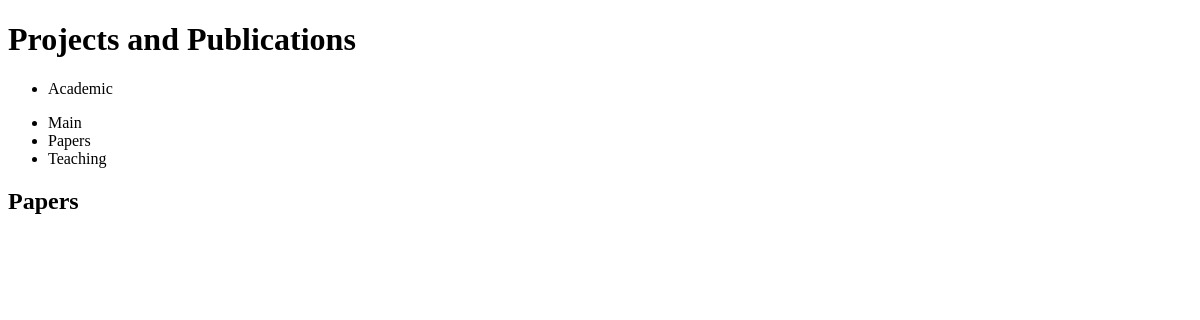
The page /papers/ on the database as committed earlier.
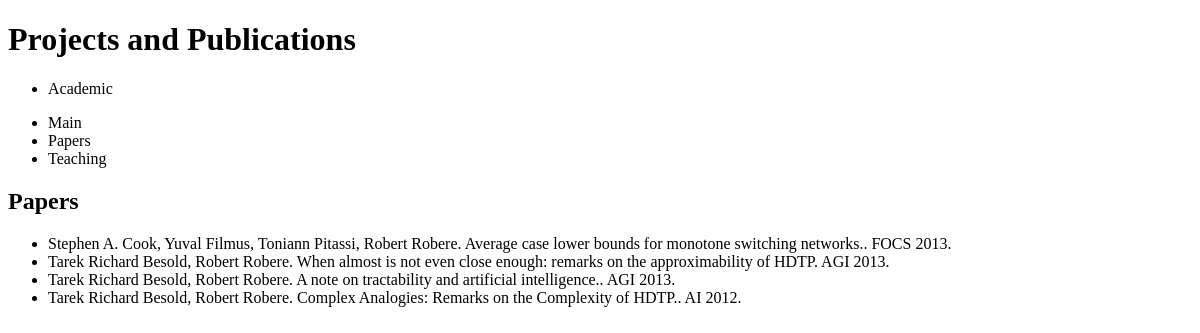
The same page on the database as committed later.
### academic/models.py (models this page shows, shortened)
class Paper(models.Model):
    author = models.ManyToManyField(Author)
    title = models.CharField(max_length=250)
    CONFERENCE = "CR"
    JOURNAL = "JL"
    MANUSCRIPT = "MA"
    publication_type_choices = (
        (CONFERENCE, "Conference"),
        (JOURNAL, 'Journal'),
        (MANUSCRIPT, 'Manuscript')
    )
    publication_type = models.CharField(max_length=20,
                                        choices=publication_type_choices
    )
    publication_venue = models.CharField(max_length=50)
    year = models.CharField(max_length=4)
    page_nums = models.CharField(max_length=25, blank=True)
    volume = models.SmallIntegerField(blank=True, null=True)
    number = models.SmallIntegerField(blank=True, null=True)

### academic/views.py (the view)
# urls.py: url(r'^papers/$', views.papers, name='papers'),
def papers(request):
    papers = Paper.objects.all()
    papers = [x for x in reversed(sorted(papers, key=lambda x: x.year))]
    papers = zip([format_authors(paper) for paper in papers], papers)
    context = {'headline' : 'Projects and Publications', 'papers' : papers}
    return render(request, 'academic/papers.html', context)

### academic/views.py (called while the page is built)
def format_authors(paper):
    author_list = [p.name for p in paper.author.all()]
    author_list = sorted(author_list, key=lambda x: x.split()[-1])
    return ", ".join(author_list)

### academic/templates/academic/papers.html
{% extends "academic/base_academic.html" %}
{% block content %}
<h2> Papers </h2>
<ul>
{% for author_list, paper in papers %}
<li> {{ author_list }}. {{ paper.title }}. {{ paper.publication_venue }} {% if paper.volume %}{{ paper.volume }}({{ paper.number }}):{% endif %}{{ paper.year }}.</li>
{% endfor %}
</ul>
{% endblock content %}

### academic/templates/academic/base_academic.html
{% extends "base.html" %}
{% block topsearch %}
<ul>
  <li>Academic</li>
</ul>
{% endblock %}
{% block bottomsearch %}
<ul>
  <li>Main</li>
  <li>Papers</li>
  <li>Teaching</li>
</ul>
{% endblock %}

### templates/base.html (shortened to what this page needs)
<!DOCTYPE html>
<html>
  <head>
  </head>
  <body>
    <div id="topmatter">
      {% block topmatter %}
      <div id="headline">
	<h1> {{ headline }} </h1>
      </div>
      <div id="top-search">
	{% block topsearch %}{% endblock %}
      </div>
      <div id="bottom-search">
	{% block bottomsearch %}{% endblock %}
      </div>
      {% endblock topmatter %}
    </div>
    <div id="content">
      {% block content %}{% endblock %}
    </div>
  </body>
</html>

Rows that differ between the two databases and show on the page:
added Paper: author_list "Stephen A. Cook, Yuval Filmus, Toniann Pitassi, Robert Robere", title "Average case lower bounds for monotone switching networks.", publication_venue "FOCS", year "2013"
added Paper: author_list "Tarek Richard Besold, Robert Robere", title "When almost is not even close enough: remarks on the approximability of HDTP", publication_venue "AGI", year "2013"
added Paper: author_list "Tarek Richard Besold, Robert Robere", title "A note on tractability and artificial intelligence.", publication_venue "AGI", year "2013"
added Paper: author_list "Tarek Richard Besold, Robert Robere", title "Complex Analogies: Remarks on the Complexity of HDTP.", publication_venue "AI", year "2012"
